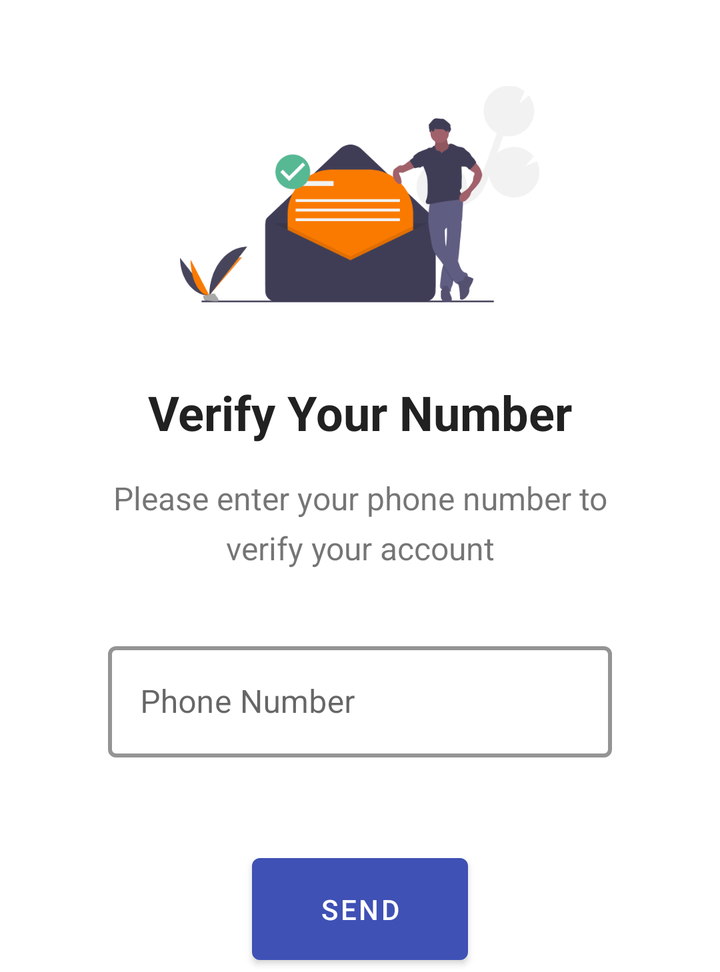
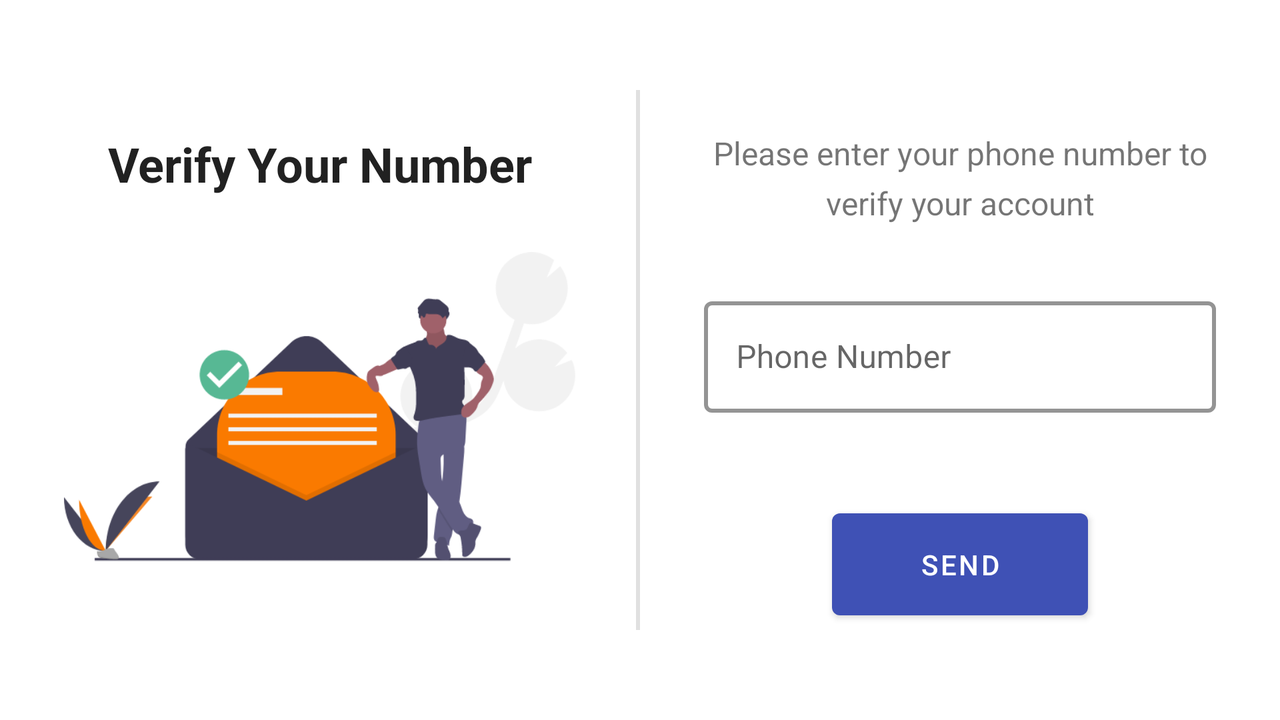

An Android layout and its configuration variant, each rendered on a device that would load it. The default file and the variant file are quoted in full after the pictures.
<!-- AndroidManifest.xml: application theme AppTheme -->
<!-- res/layout/fragment_phone_verification.xml -->
<?xml version="1.0" encoding="utf-8"?>
<layout xmlns:android="http://schemas.android.com/apk/res/android"
    xmlns:app="http://schemas.android.com/apk/res-auto"
    xmlns:tools="http://schemas.android.com/tools">

    <androidx.constraintlayout.widget.ConstraintLayout
        android:layout_width="match_parent"
        android:layout_height="wrap_content">

        <ImageView
            android:id="@+id/imageView_phone_auth"
            android:layout_width="0dp"
            android:layout_height="0dp"
            android:contentDescription="@null"
            android:src="@drawable/phone"
            app:layout_constraintBottom_toBottomOf="parent"
            app:layout_constraintEnd_toEndOf="parent"
            app:layout_constraintHeight_percent="0.25"
            app:layout_constraintStart_toStartOf="parent"
            app:layout_constraintTop_toTopOf="parent"
            app:layout_constraintVertical_bias="0.100000024"
            app:layout_constraintWidth_percent="0.5" />

        <TextView
            android:id="@+id/textView_title_phone_auth"
            android:layout_width="wrap_content"
            android:layout_height="wrap_content"
            android:layout_marginTop="32dp"
            android:fontFamily="sans-serif"
            android:text="@string/verify_your_number"
            android:textColor="@color/text_header_color"
            android:textSize="24sp"
            android:textStyle="bold"
            app:layout_constraintEnd_toEndOf="parent"
            app:layout_constraintStart_toStartOf="parent"
            app:layout_constraintTop_toBottomOf="@+id/imageView_phone_auth" />

        <TextView
            android:id="@+id/textView_subtitle_phone_auth"
            android:layout_width="0dp"
            android:layout_height="wrap_content"
            android:layout_marginTop="16dp"
            android:text="@string/phone_auth_subtitle"
            android:lineSpacingExtra="6dp"
            android:gravity="center"
            android:textSize="16sp"
            app:layout_constraintEnd_toEndOf="parent"
            app:layout_constraintStart_toStartOf="parent"
            app:layout_constraintTop_toBottomOf="@+id/textView_title_phone_auth"
            app:layout_constraintWidth_percent="0.7" />

        <com.google.android.material.textfield.TextInputLayout
            style="@style/Widget.TextInputLayout"
            android:id="@+id/textInputLayout_phone"
            android:layout_width="0dp"
            android:layout_height="wrap_content"
            app:errorEnabled="true"
            android:layout_marginTop="32dp"
            app:layout_constraintEnd_toEndOf="parent"
            app:layout_constraintStart_toStartOf="parent"
            app:layout_constraintTop_toBottomOf="@+id/textView_subtitle_phone_auth"
            app:layout_constraintWidth_percent="0.7">

            <com.google.android.material.textfield.TextInputEditText
                android:id="@+id/textInputEditText_phone"
                android:layout_width="match_parent"
                android:layout_height="wrap_content"
                android:hint="@string/phone_number"
                android:textColor="@color/textColorPrimary"
                android:textSize="16sp"
                android:maxLines="1"
                android:inputType="phone"
                android:maxLength="15"
                android:imeOptions="actionDone"
                >

                <requestFocus />
            </com.google.android.material.textfield.TextInputEditText>


        </com.google.android.material.textfield.TextInputLayout>

        <com.google.android.material.button.MaterialButton
            android:id="@+id/button_verify_phone"
            style="@style/Widget.MaterialComponents.Button"
            android:layout_width="0dp"
            android:layout_height="wrap_content"
            android:layout_marginTop="16dp"
            android:text="@string/send"
            app:layout_constraintEnd_toEndOf="parent"
            app:layout_constraintStart_toStartOf="parent"
            app:layout_constraintTop_toBottomOf="@+id/textInputLayout_phone"
            app:layout_constraintWidth_percent="0.3"
            android:padding="16dp"/>
    </androidx.constraintlayout.widget.ConstraintLayout>

</layout>
<!-- resources referenced by this layout -->
<resources>
  <color name="textColorPrimary">#442C2E</color>
  <color name="text_header_color">#212121</color>
  <!-- drawable phone: png bitmap (drawable-hdpi, 16052 bytes) -->
  <string name="phone_auth_subtitle">Please enter your phone number to verify your account</string>
  <string name="phone_number">Phone Number</string>
  <string name="send">send</string>
  <string name="verify_your_number">Verify Your Number</string>
  <style name="Widget.TextInputLayout" parent="Widget.MaterialComponents.TextInputLayout.OutlinedBox">
          <item name="hintTextAppearance">@style/TextAppearance.TextInputLayout.HintText</item>
          <item name="hintTextColor">@color/textColorPrimary</item>
          <item name="android:paddingBottom">8dp</item>
          <item name="boxStrokeWidth">2dp</item>
          <item name="boxStrokeWidthFocused">2dp</item>
          <item name="boxStrokeColor">@color/primary_700</item>
      </style>
  <style name="AppTheme" parent="Theme.MaterialComponents.Light.NoActionBar">
          
          <item name="colorPrimary">@color/primary_500</item>
          <item name="colorPrimaryDark">@color/primary_700</item>
          <item name="colorAccent">@color/accent_500</item>
          <item name="windowActionBar">false</item>
          <item name="windowActionBarOverlay">true</item>
          <item name="windowNoTitle">true</item>
          <item name="android:windowBackground">@color/white</item>
      </style>
  <style name="TextAppearance.TextInputLayout.HintText" parent="TextAppearance.MaterialComponents.Subtitle2">
          <item name="android:textColor">?android:attr/textColorPrimary</item>
      </style>
  <color name="primary_700">#303F9F</color>
  <color name="primary_500">#3F51B5</color>
  <color name="accent_500">#E91E63</color>
  <color name="white">#FFFFFF</color>
</resources>
<!-- res/layout-land/fragment_phone_verification.xml (the repository's variant of the layout above) -->
<!-- drawn on the phone turned sideways -->
<?xml version="1.0" encoding="utf-8"?>
<layout xmlns:android="http://schemas.android.com/apk/res/android"
    xmlns:app="http://schemas.android.com/apk/res-auto"
    xmlns:tools="http://schemas.android.com/tools">

    <androidx.constraintlayout.widget.ConstraintLayout
        android:layout_width="match_parent"
        android:layout_height="match_parent">

        <ImageView
            android:id="@+id/imageView_phone_auth"
            android:layout_width="0dp"
            android:layout_height="0dp"
            android:layout_marginStart="16dp"
            android:layout_marginEnd="16dp"
            android:contentDescription="@null"
            android:src="@drawable/phone"
            app:layout_constraintBottom_toBottomOf="parent"
            app:layout_constraintEnd_toStartOf="@+id/guideline"
            app:layout_constraintHeight_percent="0.5"
            app:layout_constraintStart_toStartOf="parent"
            app:layout_constraintTop_toBottomOf="@+id/textView_title_phone_auth"
            app:layout_constraintWidth_percent="0.4"
            app:layout_constraintVertical_bias="0.19"/>

        <TextView
            android:id="@+id/textView_title_phone_auth"
            android:layout_width="wrap_content"
            android:layout_height="wrap_content"
            android:fontFamily="sans-serif"
            android:text="@string/verify_your_number"
            android:textColor="@color/text_header_color"
            android:textSize="24sp"
            android:textStyle="bold"
            app:layout_constraintBottom_toBottomOf="parent"
            app:layout_constraintEnd_toStartOf="@+id/guideline"
            app:layout_constraintStart_toStartOf="parent"
            app:layout_constraintTop_toTopOf="parent"
            app:layout_constraintVertical_bias="0.20" />

        <TextView
            android:id="@+id/textView_subtitle_phone_auth"
            android:layout_width="0dp"
            android:layout_height="wrap_content"
            android:gravity="center"
            android:lineSpacingExtra="6dp"
            android:text="@string/phone_auth_subtitle"
            android:textSize="16sp"
            app:layout_constraintEnd_toEndOf="parent"
            app:layout_constraintStart_toStartOf="@+id/guideline"
            app:layout_constraintWidth_percent="0.4"
            app:layout_constraintTop_toTopOf="@+id/textView_title_phone_auth"
             />

        <com.google.android.material.textfield.TextInputLayout
            android:id="@+id/textInputLayout_phone"
            style="@style/Widget.TextInputLayout"
            android:layout_width="0dp"
            android:layout_height="wrap_content"
            android:layout_marginTop="32dp"
            app:errorEnabled="true"
            app:layout_constraintEnd_toEndOf="parent"
            app:layout_constraintStart_toStartOf="@+id/guideline"
            app:layout_constraintTop_toBottomOf="@+id/textView_subtitle_phone_auth"
            app:layout_constraintWidth_percent="0.4">

            <com.google.android.material.textfield.TextInputEditText
                android:id="@+id/textInputEditText_phone"
                android:layout_width="match_parent"
                android:layout_height="wrap_content"
                android:hint="@string/phone_number"
                android:imeOptions="actionDone"
                android:inputType="phone"
                android:maxLength="15"
                android:maxLines="1"
                android:textColor="@color/textColorPrimary"
                android:textSize="16sp">

                <requestFocus />
            </com.google.android.material.textfield.TextInputEditText>


        </com.google.android.material.textfield.TextInputLayout>

        <com.google.android.material.button.MaterialButton
            android:id="@+id/button_verify_phone"
            style="@style/Widget.MaterialComponents.Button"
            android:layout_width="0dp"
            android:layout_height="wrap_content"
            android:layout_marginTop="16dp"
            android:padding="16dp"
            android:text="@string/send"
            app:layout_constraintEnd_toEndOf="parent"
            app:layout_constraintStart_toStartOf="@+id/guideline"
            app:layout_constraintTop_toBottomOf="@+id/textInputLayout_phone"
            app:layout_constraintWidth_percent="0.2" />

        <androidx.constraintlayout.widget.Guideline
            android:id="@+id/guideline"
            android:layout_width="wrap_content"
            android:layout_height="wrap_content"
            android:orientation="vertical"
            app:layout_constraintGuide_percent="0.5" />

        <View
            android:id="@+id/divider"
            android:layout_width="2dp"
            android:layout_height="0dp"
            android:background="@color/grey"
            app:layout_constraintBottom_toBottomOf="parent"
            app:layout_constraintEnd_toStartOf="@+id/guideline"
            app:layout_constraintHeight_percent="0.75"
            app:layout_constraintTop_toTopOf="parent" />
    </androidx.constraintlayout.widget.ConstraintLayout>

</layout>
<!-- resources referenced by the variant -->
<!-- as the phone turned sideways resolves them -->
<resources>
  <color name="grey">#E0E0E0</color>
  <color name="textColorPrimary">#442C2E</color>
  <color name="text_header_color">#212121</color>
  <!-- drawable phone: png bitmap (drawable-hdpi, 16052 bytes) -->
  <string name="phone_auth_subtitle">Please enter your phone number to verify your account</string>
  <string name="phone_number">Phone Number</string>
  <string name="send">send</string>
  <string name="verify_your_number">Verify Your Number</string>
  <style name="Widget.TextInputLayout" parent="Widget.MaterialComponents.TextInputLayout.OutlinedBox">
          <item name="hintTextAppearance">@style/TextAppearance.TextInputLayout.HintText</item>
          <item name="hintTextColor">@color/textColorPrimary</item>
          <item name="android:paddingBottom">8dp</item>
          <item name="boxStrokeWidth">2dp</item>
          <item name="boxStrokeWidthFocused">2dp</item>
          <item name="boxStrokeColor">@color/primary_700</item>
      </style>
  <style name="AppTheme" parent="Theme.MaterialComponents.Light.NoActionBar">
          
          <item name="colorPrimary">@color/primary_500</item>
          <item name="colorPrimaryDark">@color/primary_700</item>
          <item name="colorAccent">@color/accent_500</item>
          <item name="windowActionBar">false</item>
          <item name="windowActionBarOverlay">true</item>
          <item name="windowNoTitle">true</item>
          <item name="android:windowBackground">@color/white</item>
      </style>
  <style name="TextAppearance.TextInputLayout.HintText" parent="TextAppearance.MaterialComponents.Subtitle2">
          <item name="android:textColor">?android:attr/textColorPrimary</item>
      </style>
  <color name="primary_700">#303F9F</color>
  <color name="primary_500">#3F51B5</color>
  <color name="accent_500">#E91E63</color>
  <color name="white">#FFFFFF</color>
</resources>
